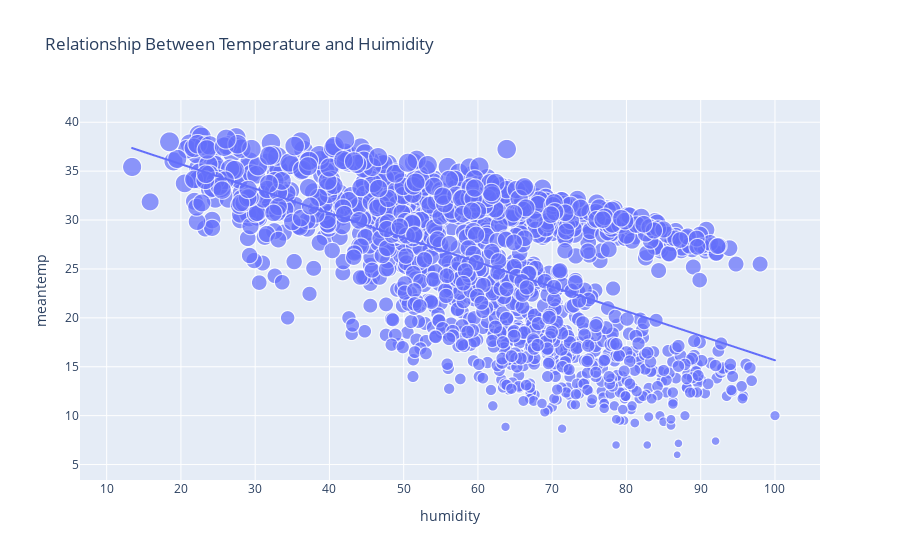

Write notebook code for a chart like this one.
### Code cell
figure = px.scatter(data_frame = data , x = 'humidity' , y = 'meantemp' , size = 'meantemp' , trendline = 'ols' , title = 'Relationship Between Temperature and Huimidity')
figure.show()

### Figure 1 — Plotly figure (JSON) as saved in the notebook; plotly's stock layout.template omitted (floating-point values rounded to 4 significant figures; data arrays with more than 128 entries replaced by an {"elided": "..."} marker saying what was removed)
{"data": [{"hovertemplate": "humidity=%{x}<br>meantemp=%{marker.size}<extra></extra>", "legendgroup": "", "marker": {"color": "#636efa", "size": {"elided": "1462 float values"}, "sizemode": "area", "sizeref": 0.09679, "symbol": "circle"}, "mode": "markers", "name": "", "showlegend": false, "type": "scattergl", "x": {"elided": "1462 float values"}, "xaxis": "x", "y": {"elided": "1462 float values"}, "yaxis": "y"}, {"hovertemplate": "<b>OLS trendline</b><br>meantemp = -0.250617 * humidity + 40.7259<br>R<sup>2</sup>=0.327128<br><br>humidity=%{x}<br>meantemp=%{y} <b>(trend)</b><extra></extra>", "legendgroup": "", "marker": {"color": "#636efa", "symbol": "circle"}, "mode": "lines", "name": "", "showlegend": false, "type": "scattergl", "x": {"elided": "1462 float values"}, "xaxis": "x", "y": {"elided": "1462 float values"}, "yaxis": "y"}], "layout": {"legend": {"itemsizing": "constant", "tracegroupgap": 0}, "title": {"text": "Relationship Between Temperature and Huimidity"}, "xaxis": {"anchor": "y", "domain": [0, 1], "title": {"text": "humidity"}}, "yaxis": {"anchor": "x", "domain": [0, 1], "title": {"text": "meantemp"}}}}
